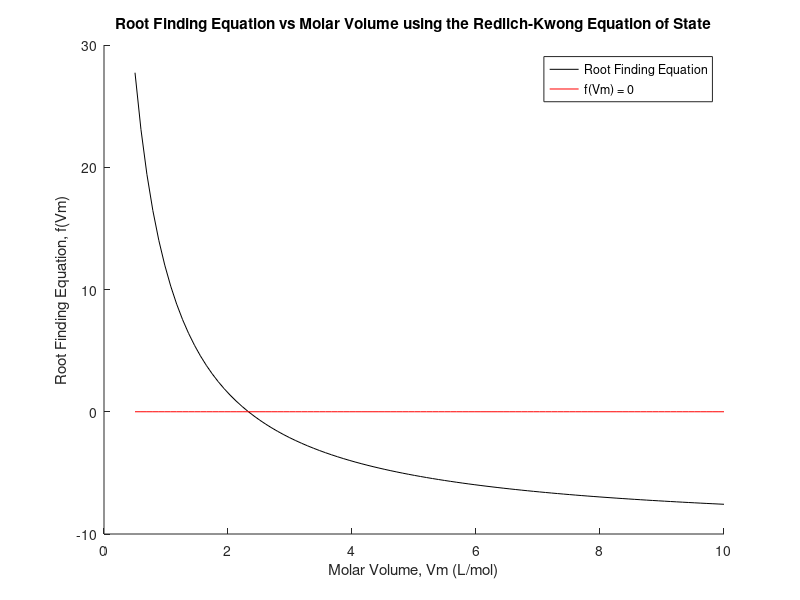
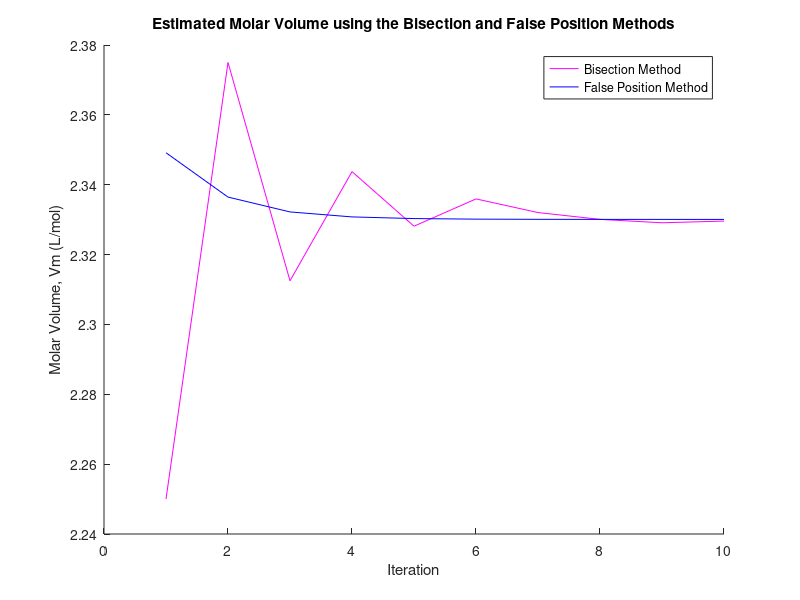
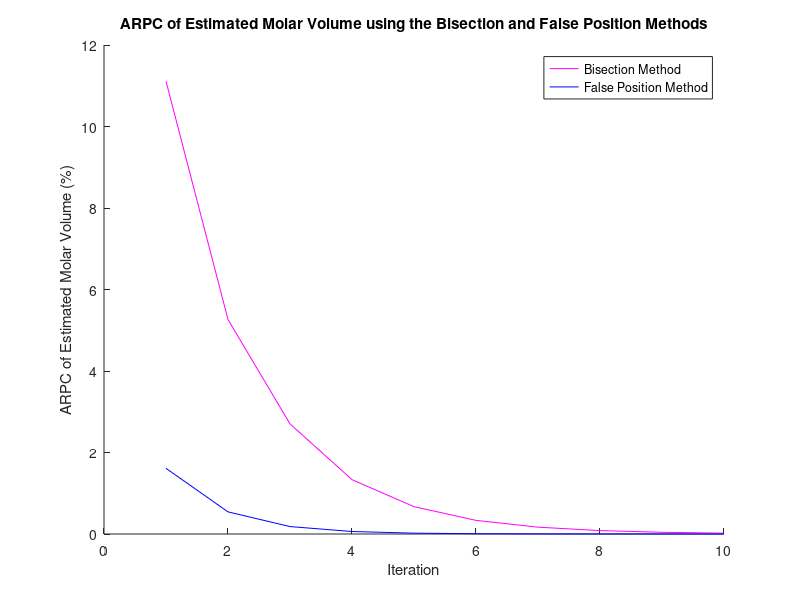

MATLAB code to generate these figures, in order:
% Joshua Jackson USC ID: 3182496724 Problem 2


close all
clear; clc

P = 10; %atm
T = 300; %K
a = 67.85; %atm*(L^2)*(K^1/2)/mol^2
b = 0.0308; %L/mol
R = 0.0821; %L*atm/(mol*K)

func = @(V) ((R*T)./(V-b)) - (a./(V.*(V+b)*sqrt(T))) - P;

V = linspace(0.5,10,100);
zero_line = linspace(0,0,100);

hold on
plot(V,func(V),'k-')
plot(V,zero_line,'r-')
xlabel('Molar Volume, Vm (L/mol)')
ylabel('Root Finding Equation, f(Vm)')
title('Root Finding Equation vs Molar Volume using the Redlich-Kwong Equation of State')
legend('Root Finding Equation','f(Vm) = 0')
hold off


%% Bisection Method

% Initial Values
xl = 1.5; %L/mol
xr = 2.5; %L/mol

% Perform the 0th iteration
xm = (xl+xr)/2;
fxl = func(xl);
fxr = func(xr);

if (fxr*fxl) > 0
    disp('The guesses for the Bisection method do not bracket the root')
end
    
fxm = func(xm);

if (fxl*fxm) < 0
    % Root on the left
    xr = xm;
end

if (fxl*fxm) > 0
    % Root on the right
    xl = xm;
end

% Perform Iterations 1-10
for i = 1:10

    xm_old = xm; % Used for ARPC Calculation
    fxl = func(xl);
    fxr = func(xr);

    if (fxr*fxl) > 0
        disp('The guesses for the Bisection method do not bracket the root')
        break
    end
    
    xm = (xl+xr)/2;
    fxm = func(xm);
    xm_new(i) = (xl+xr)/2;
    ARPC(i) = abs((xm_new(i)-xm_old)/xm_new(i)) * 100;

    if (fxl*fxm) < 0
        % Root on the left
        xr = xm;
    end

    if (fxl*fxm) > 0
        % Root on the right
        xl = xm;
    end
    
end

Vm_bisection = xm_new;
ARPC_bisection = ARPC;

iter = (1:10);


%% False Position Method

% Initialize Values
xl = 1.5; %L/mol
xr = 2.5; %L/mol

% Perform the 0th iteration
fxl = func(xl);
fxr = func(xr);
xm = xr - ((fxr*(xl-xr))/(fxl-fxr));

if (fxr*fxl) > 0
    disp('The guesses for the Bisection method do not bracket the root')
end
    
fxm = func(xm);

if (fxl*fxm) < 0
    % Root on the left
    xr = xm;
end

if (fxl*fxm) > 0
    % Root on the right
    xl = xm;
end

% Perform Iterations 1-10
for i = 1:10

    xm_old = xm; % Used for ARPC Calculation
    fxl = func(xl);
    fxr = func(xr);

    if (fxr*fxl) > 0
        disp('The guesses for the Bisection method do not bracket the root')
        break
    end
    
    xm = xr - ((fxr*(xl-xr))/(fxl-fxr));
    fxm = func(xm);
    xm_new(i) = xr - ((fxr*(xl-xr))/(fxl-fxr));
    ARPC(i) = abs((xm_new(i)-xm_old)/xm_new(i)) * 100;

    if (fxl*fxm) < 0
        % Root on the left
        xr = xm;
    end

    if (fxl*fxm) > 0
        % Root on the right
        xl = xm;
    end
    
end

Vm_false_position = xm_new;
ARPC_false_position = ARPC;


% Plot of Vm vs Iterations for bisection and false position
figure
hold on
plot(iter,Vm_bisection,'m-')
plot(iter,Vm_false_position,'b-')
xlabel('Iteration')
ylabel('Molar Volume, Vm (L/mol)')
title('Estimated Molar Volume using the Bisection and False Position Methods')
legend('Bisection Method','False Position Method')
hold off

% Plot of ARPC vs Iterations for bisection and false position
figure
hold on
plot(iter,ARPC_bisection,'m-')
plot(iter,ARPC_false_position,'b-')
xlabel('Iteration')
ylabel('ARPC of Estimated Molar Volume (%)')
title('ARPC of Estimated Molar Volume using the Bisection and False Position Methods')
legend('Bisection Method','False Position Method')
hold off


























